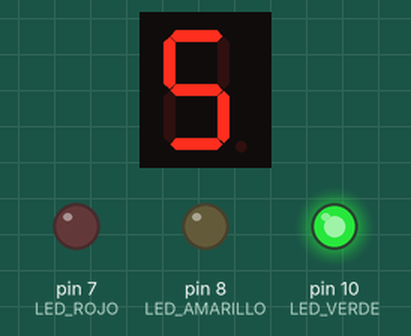
This sketch was run on a simulated Arduino Uno, built with avr-gcc and run on an emulated ATmega328P. Parts: 1-digit seven-segment display, output pins drawn as LEDs (lit = HIGH). Wiring (from diagram.json): 1-digit 7-segment display, segments lit when HIGH: segments pin 13, pin 12, pin 11, pin 9, pin 6, pin 5, pin 4. The segment pins are drawn as the display they are named for; pins used as bus, display or sensor lines are not drawn.

Above: at 0.1 s.
At 1.1 s:
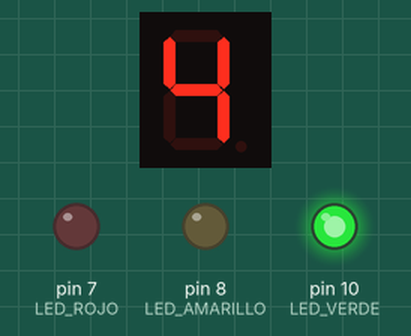
At 2.1 s:
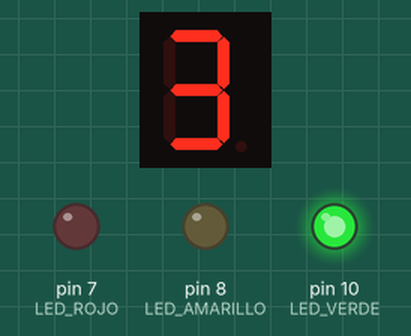
At 5.1 s:
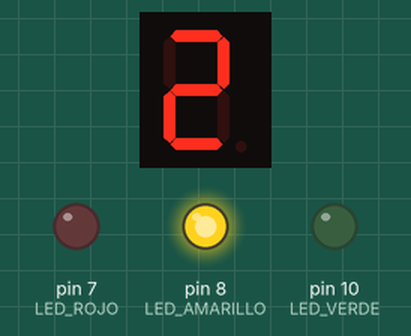
At 8.1 s:
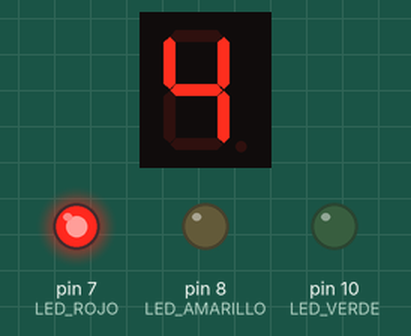
At 11.1 s:
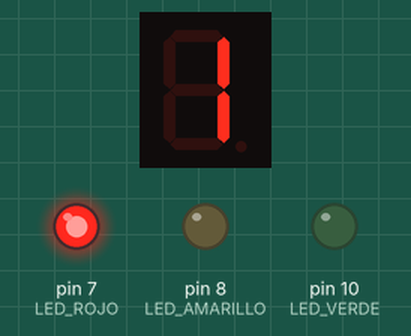
Timing chart, 0 to 37.5 s (numbered marks = the images above):
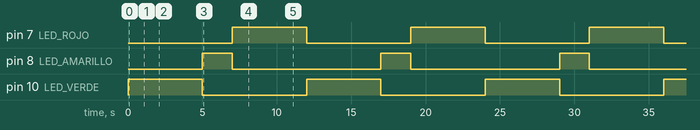

The sketch:

sketch.ino
```cpp
// PROYECTO: SEMÁFORO INTELIGENTE CON TEMPORIZADOR EN DISPLAY DE 7 SEGMENTOS
// Compatible con Tinkercad Circuits y Wokwi
// Basado en el diseño extraído de Semaforo.brd

// ==================== PINES DE LOS LEDS DEL SEMÁFORO ====================
const int LED_ROJO     = 7;   // D7 en Arduino Uno
const int LED_AMARILLO = 8;   // D8 en Arduino Uno
const int LED_VERDE    = 10;  // D10 en Arduino Uno

// ==================== PINES DEL DISPLAY DE 7 SEGMENTOS ====================
// Mapeo exacto extraído de Semaforo.brd:
const int SEG_A = 13;  // D13 -> Segmento A (Pin 7 del display)
const int SEG_B = 12;  // D12 -> Segmento B (Pin 6 del display)
const int SEG_C = 11;  // D11 -> Segmento C (Pin 4 del display)
const int SEG_D = 9;   // D9  -> Segmento D (Pin 2 del display)
const int SEG_E = 6;   // D6  -> Segmento E (Pin 1 del display)
const int SEG_F = 5;   // D5  -> Segmento F (Pin 9 del display)
const int SEG_G = 4;   // D4  -> Segmento G (Pin 10 del display)

// Tabla de segmentos para Cátodo Común (1 = Encendido, 0 = Apagado)
// Segmentos: {A, B, C, D, E, F, G}
const byte numeros[10][7] = {
  {1, 1, 1, 1, 1, 1, 0}, // 0
  {0, 1, 1, 0, 0, 0, 0}, // 1
  {1, 1, 0, 1, 1, 0, 1}, // 2
  {1, 1, 1, 1, 0, 0, 1}, // 3
  {0, 1, 1, 0, 0, 1, 1}, // 4
  {1, 0, 1, 1, 0, 1, 1}, // 5
  {1, 0, 1, 1, 1, 1, 1}, // 6
  {1, 1, 1, 0, 0, 0, 0}, // 7
  {1, 1, 1, 1, 1, 1, 1}, // 8
  {1, 1, 1, 1, 0, 1, 1}  // 9
};

void setup() {
  // Configuración de pines de los LEDs
  pinMode(LED_ROJO, OUTPUT);
  pinMode(LED_AMARILLO, OUTPUT);
  pinMode(LED_VERDE, OUTPUT);

  // Configuración de pines del Display
  pinMode(SEG_A, OUTPUT);
  pinMode(SEG_B, OUTPUT);
  pinMode(SEG_C, OUTPUT);
  pinMode(SEG_D, OUTPUT);
  pinMode(SEG_E, OUTPUT);
  pinMode(SEG_F, OUTPUT);
  pinMode(SEG_G, OUTPUT);

  apagarLeds();
  apagarDisplay();
}

// Función para mostrar un dígito en el display de 7 segmentos
void mostrarNumero(int num) {
  if (num < 0 || num > 9) return;
  digitalWrite(SEG_A, numeros[num][0]);
  digitalWrite(SEG_B, numeros[num][1]);
  digitalWrite(SEG_C, numeros[num][2]);
  digitalWrite(SEG_D, numeros[num][3]);
  digitalWrite(SEG_E, numeros[num][4]);
  digitalWrite(SEG_F, numeros[num][5]);
  digitalWrite(SEG_G, numeros[num][6]);
}

// Función para apagar todos los segmentos del display
void apagarDisplay() {
  digitalWrite(SEG_A, LOW);
  digitalWrite(SEG_B, LOW);
  digitalWrite(SEG_C, LOW);
  digitalWrite(SEG_D, LOW);
  digitalWrite(SEG_E, LOW);
  digitalWrite(SEG_F, LOW);
  digitalWrite(SEG_G, LOW);
}

// Función para apagar los 3 LEDs del semáforo
void apagarLeds() {
  digitalWrite(LED_ROJO, LOW);
  digitalWrite(LED_AMARILLO, LOW);
  digitalWrite(LED_VERDE, LOW);
}

void loop() {
  // ================= 1. FASE VERDE (Paso vehicular) =================
  apagarLeds();
  digitalWrite(LED_VERDE, HIGH);
  // Cuenta regresiva del 5 al 1
  for (int i = 5; i >= 1; i--) {
    mostrarNumero(i);
    delay(1000);
  }

  // ================= 2. FASE AMARILLA (Precaución) =================
  apagarLeds();
  digitalWrite(LED_AMARILLO, HIGH);
  // Cuenta regresiva de 2 segundos (2 y 1)
  for (int i = 2; i >= 1; i--) {
    mostrarNumero(i);
    delay(1000);
  }

  // ================= 3. FASE ROJA (Detención) =================
  apagarLeds();
  digitalWrite(LED_ROJO, HIGH);
  // Cuenta regresiva del 5 al 1
  for (int i = 5; i >= 1; i--) {
    mostrarNumero(i);
    delay(1000);
  }
}
```

Measured:
- by itself, pin 7 (LED_ROJO), pin 10 (LED_VERDE): alternates HIGH for 5.0 s and LOW for 7.0 s
- by itself, pin 8 (LED_AMARILLO): alternates HIGH for 2.0 s and LOW for 10.0 s
- by itself, everything shown: repeats every 12.0 s, in 12 steps
- what the display in image 1 shows lasts 1.0 s, from 1.0 s to 2.0 s
